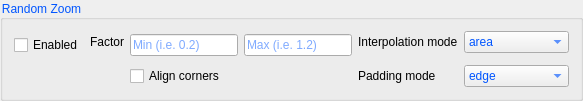
            <widget class="QGroupBox" name="groupBox_19">
             <property name="autoFillBackground">
              <bool>true</bool>
             </property>
             <property name="styleSheet">
              <string notr="true">color: rgb(0, 85, 255);</string>
             </property>
             <property name="title">
              <string>Random Zoom</string>
             </property>
             <layout class="QGridLayout" name="gridLayout_21">
              <item row="0" column="0" rowspan="2">
               <widget class="QCheckBox" name="randomZoomEnabled">
                <property name="styleSheet">
                 <string notr="true">color: rgb(0,0,0);</string>
                </property>
                <property name="text">
                 <string>Enabled</string>
                </property>
               </widget>
              </item>
              <item row="0" column="4" rowspan="2">
               <widget class="QLineEdit" name="randomZoomFactorMax">
                <property name="placeholderText">
                 <string>Max (i.e. 1.2)</string>
                </property>
               </widget>
              </item>
              <item row="0" column="1">
               <widget class="QLabel" name="label_23">
                <property name="styleSheet">
                 <string notr="true">color: rgb(0,0,0);</string>
                </property>
                <property name="text">
                 <string>Factor</string>
                </property>
               </widget>
              </item>
              <item row="0" column="5">
               <widget class="QLabel" name="label_26">
                <property name="styleSheet">
                 <string notr="true">color: rgb(0,0,0);</string>
                </property>
                <property name="text">
                 <string>Interpolation mode</string>
                </property>
               </widget>
              </item>
              <item row="0" column="6">
               <widget class="QComboBox" name="randomZoomInterpolationMode">
                <item>
                 <property name="text">
                  <string>area</string>
                 </property>
                </item>
                <item>
                 <property name="text">
                  <string>nearest</string>
                 </property>
                </item>
                <item>
                 <property name="text">
                  <string>nearest-exact</string>
                 </property>
                </item>
                <item>
                 <property name="text">
                  <string>linear</string>
                 </property>
                </item>
                <item>
                 <property name="text">
                  <string>bilinear</string>
                 </property>
                </item>
                <item>
                 <property name="text">
                  <string>bicubic</string>
                 </property>
                </item>
                <item>
                 <property name="text">
                  <string>trilinear</string>
                 </property>
                </item>
               </widget>
              </item>
              <item row="3" column="5">
               <widget class="QLabel" name="label_27">
                <property name="styleSheet">
                 <string notr="true">color: rgb(0,0,0);</string>
                </property>
                <property name="text">
                 <string>Padding mode</string>
                </property>
               </widget>
              </item>
              <item row="3" column="6">
               <widget class="QComboBox" name="randomZoomPaddingMode">
                <item>
                 <property name="text">
                  <string>edge</string>
                 </property>
                </item>
                <item>
                 <property name="text">
                  <string>constant</string>
                 </property>
                </item>
                <item>
                 <property name="text">
                  <string>linear_ramp</string>
                 </property>
                </item>
                <item>
                 <property name="text">
                  <string>maximum</string>
                 </property>
                </item>
                <item>
                 <property name="text">
                  <string>mean</string>
                 </property>
                </item>
                <item>
                 <property name="text">
                  <string>median</string>
                 </property>
                </item>
                <item>
                 <property name="text">
                  <string>minimum</string>
                 </property>
                </item>
                <item>
                 <property name="text">
                  <string>reflect</string>
                 </property>
                </item>
               </widget>
              </item>
              <item row="0" column="2" rowspan="2">
               <widget class="QLineEdit" name="randomZoomFactorMin">
                <property name="text">
                 <string/>
                </property>
                <property name="placeholderText">
                 <string>Min (i.e. 0.2)</string>
                </property>
               </widget>
              </item>
              <item row="3" column="2">
               <widget class="QCheckBox" name="randomZoomAlignCorners">
                <property name="styleSheet">
                 <string notr="true">color: rgb(0,0,0);</string>
                </property>
                <property name="text">
                 <string>Align corners</string>
                </property>
               </widget>
              </item>
             </layout>
            </widget>
